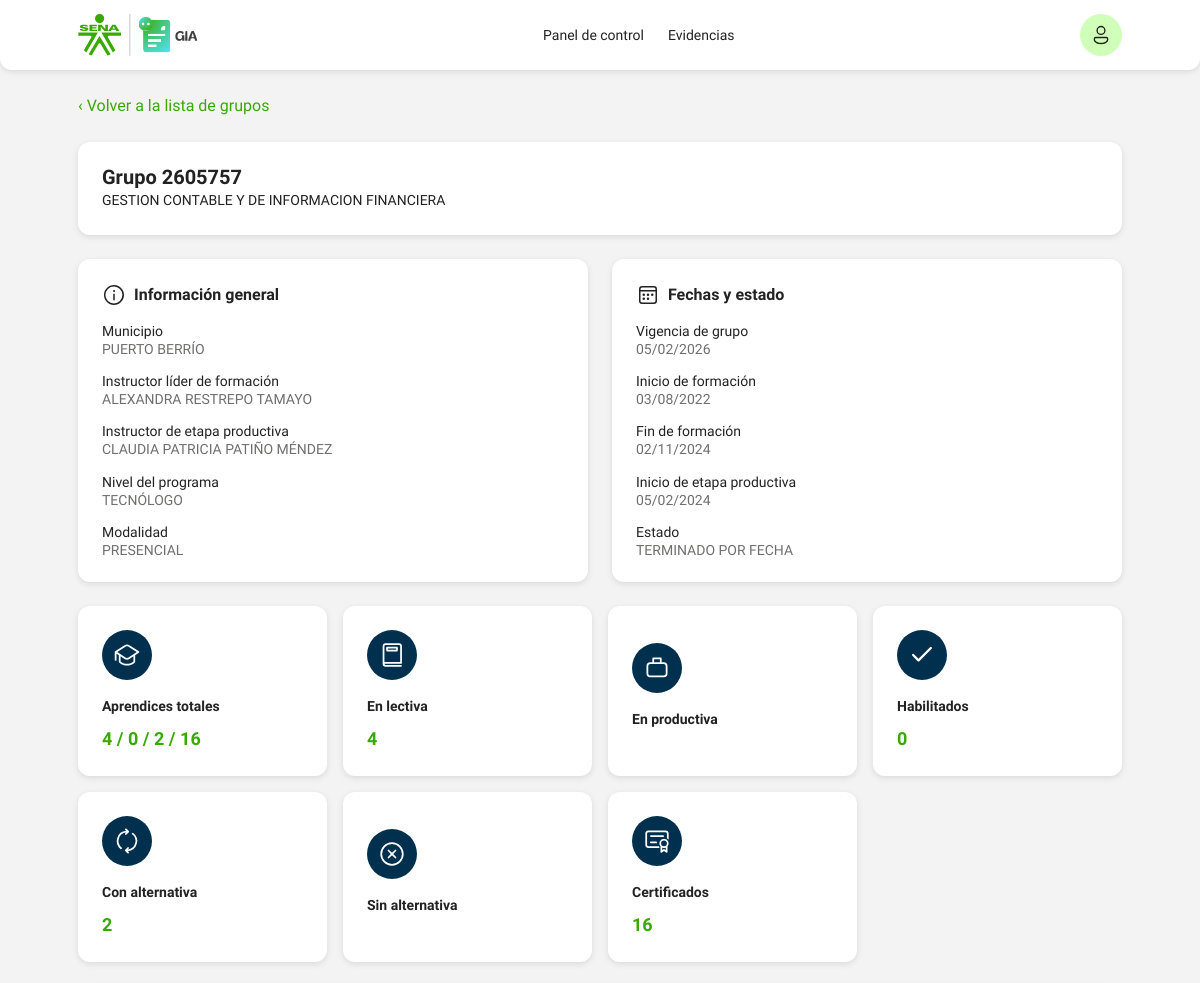
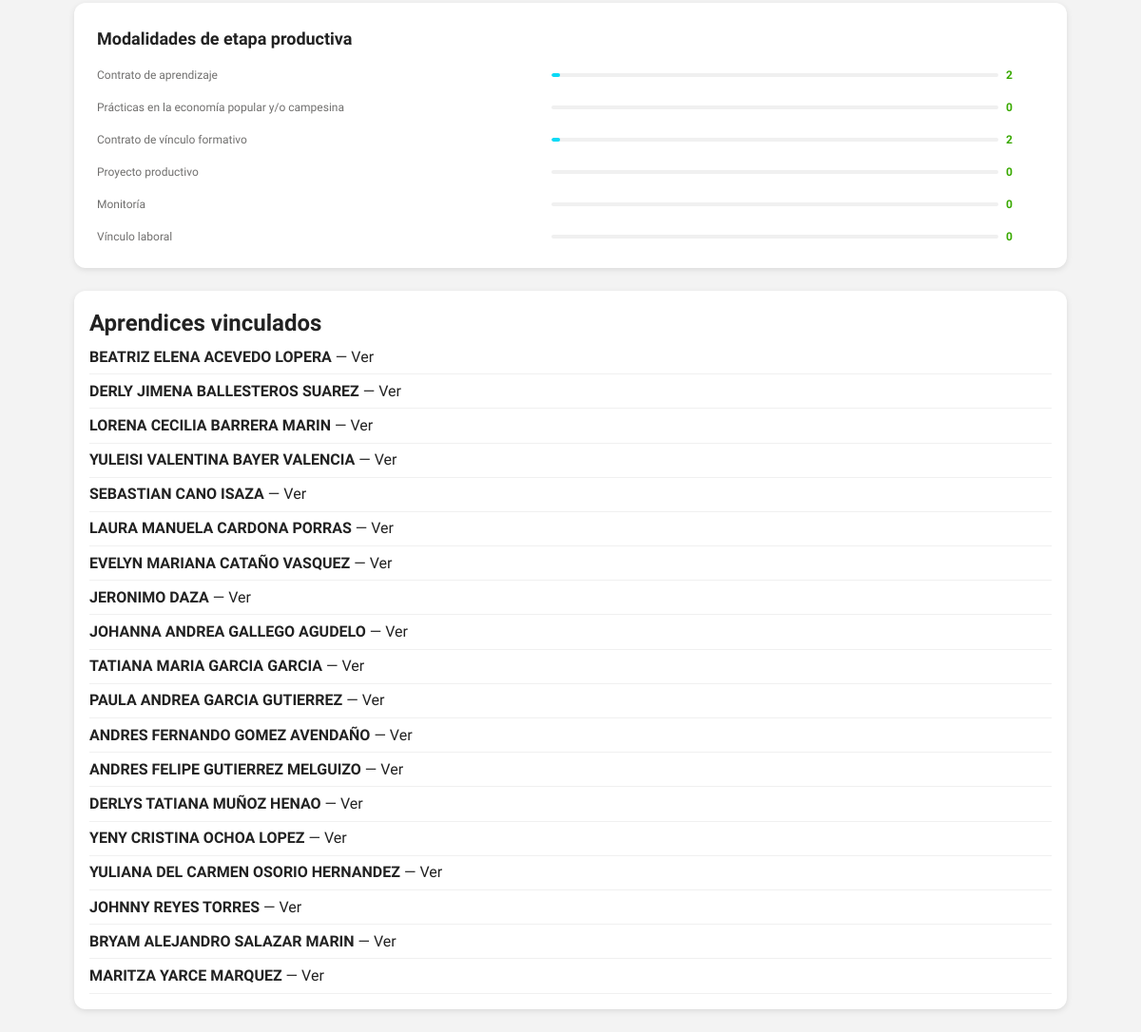
The page /groups/1 (signed in) on the database its author committed (2 pictures, top to bottom).
### models/group.py (models this page shows)
class TrainingGroup(db.Model):
    __tablename__ = "training_group"
    id = db.Column(db.Integer, primary_key=True)
    created_by = db.Column(db.Integer, db.ForeignKey("user.id"), nullable=False)
    group_number = db.Column(db.String(30), unique=True, nullable=False, index=True)
    program_name = db.Column(db.String(150), nullable=False)
    lead_instructor = db.Column(db.String(150), nullable=True)
    followup_instructor = db.Column(db.String(150), nullable=True)
    municipality = db.Column(db.String(120), nullable=True)
    program_level = db.Column(db.String(80), nullable=True)
    modality = db.Column(db.String(80), nullable=True)
    sofia_group_status = db.Column(db.String(80), nullable=True)
    group_validity = db.Column(db.String(80), nullable=True)
    group_start_date = db.Column(db.String(40), nullable=True)
    training_end_date = db.Column(db.String(40), nullable=True)
    ep_start_date = db.Column(db.String(40), nullable=True)
    apprentices_statistics = db.Column(db.String(120), nullable=True)
    apprentices_training = db.Column(db.String(30), nullable=True)
    apprentices_enabled = db.Column(db.String(30), nullable=True)
    apprentices_rap_pending = db.Column(db.String(30), nullable=True)
    apprentices_practice = db.Column(db.String(30), nullable=True)
    apprentices_without_alternative = db.Column(db.String(30), nullable=True)
    apprentices_certified = db.Column(db.String(30), nullable=True)
    productive_modalities = db.Column(db.String(120), nullable=True)
    learning_contract = db.Column(db.String(30), nullable=True)
    internship = db.Column(db.String(30), nullable=True)
    productive_project = db.Column(db.String(30), nullable=True)
    employment_link = db.Column(db.String(30), nullable=True)
    apprentices = db.relationship(
        "Apprentice",
        back_populates="group",
        lazy="select",
    )
    evidence_activities = db.relationship(
        "EvidenceActivity",
        back_populates="group",
        lazy="select",
        cascade="all, delete-orphan",
    )
    RECORD_FIELDS = [
        ('consecutive', 'CONSECUTIVO'),
        ('group_number', 'N° DE FICHA'),
        ('lead_instructor', 'NOMBRE DE INSTRUCTOR(A) LÍDER DE LA FICHA'),
        ('followup_instructor', 'NOMBRE DE INSTRUCTOR(A) DE SEGUIMIENTO ETAPA PRODUCTIVA (EP)'),
        ('program_name', 'NOMBRE DEL PROGRAMA DE FORMACIÓN'),
        ('municipality', 'MUNICIPIO'),
        ('program_level', 'NIVEL DE PROGRAMA'),
        ('modality', 'MODALIDAD'),
        ('sofia_group_status', 'ESTADO DE LA FICHA EN SOFÍAPLUS'),
        ('group_start_date', 'FECHA INICIO DE LA FICHA EN SOFIAPLUS'),
        ('training_end_date', 'FECHA FIN DE LA FORMACIÓN EN SOFIAPLUS'),
        ('ep_start_date', 'FECHA INICIO DE ETAPA PRODUCTIVA'),
        ('group_validity', 'VIGENCIA DE LA FICHA'),
        ('apprentices_training', 'APRENDICES EN FORMACIÓN'),
        ('apprentices_enabled', 'APRENDICES HABILITADOS PARA INICIAR ETAPA PRODUCTIVA'),
        ('apprentices_rap_pending', 'APRENDICES QUE DEBEN RAP'),
        ('apprentices_practice', 'APRENDICES EN PRÁCTICA'),
        ('learning_contract', 'CONTRATO DE APRENDIZAJE'),
        ('internship', 'PASANTIA'),
        ('productive_project', 'PROYECTO PRODUCTIVO'),
        ('apprentices_without_alternative', 'APRENDICES SIN ALTERNATIVA DE PRÁCTIVA'),
        ('apprentices_certified', 'APRENDICES CERTIFICADOS'),
    ]

### models/apprentice.py (models this page shows)
class Apprentice(db.Model):
    __tablename__ = "apprentice"
    id = db.Column(db.Integer, primary_key=True)
    created_by = db.Column(db.Integer, db.ForeignKey("user.id"), nullable=False)
    student_user_id = db.Column(db.Integer, db.ForeignKey("user.id"), nullable=True)
    group_id = db.Column(db.Integer, db.ForeignKey("training_group.id"), nullable=True, index=True)
    group_number = db.Column(db.String(30), nullable=False, index=True)
    document_type = db.Column(db.String(30), nullable=False)
    document_number = db.Column(db.String(30), unique=True, nullable=False, index=True)
    first_names = db.Column(db.String(120), nullable=False)
    last_names = db.Column(db.String(120), nullable=False)
    gender = db.Column(db.String(20), nullable=True)
    phone = db.Column(db.String(30), nullable=True)
    email = db.Column(db.String(150), nullable=True)
    municipality_origin = db.Column(db.String(120), nullable=True)
    program_name = db.Column(db.String(150), nullable=True)
    program_level = db.Column(db.String(80), nullable=True)
    group_validity = db.Column(db.String(80), nullable=True)
    lead_instructor = db.Column(db.String(150), nullable=True)
    followup_instructor = db.Column(db.String(150), nullable=True)
    followup_instructor_email = db.Column(db.String(150), nullable=True)
    ep_modality = db.Column(db.String(120), nullable=True)
    sofia_status = db.Column(db.String(80), nullable=True)
    practice_start_date = db.Column(db.String(40), nullable=True)
    practice_end_date = db.Column(db.String(40), nullable=True)
    followup_moment1_start = db.Column(db.String(40), nullable=True)
    followup_moment1_end = db.Column(db.String(40), nullable=True)
    followup_moment2_start = db.Column(db.String(40), nullable=True)
    followup_moment2_end = db.Column(db.String(40), nullable=True)
    followup_moment3_start = db.Column(db.String(40), nullable=True)
    followup_moment3_end = db.Column(db.String(40), nullable=True)
    followup_moment4_start = db.Column(db.String(40), nullable=True)
    followup_moment4_end = db.Column(db.String(40), nullable=True)
    company_name = db.Column(db.String(150), nullable=True)
    company_municipality = db.Column(db.String(120), nullable=True)
    company_address = db.Column(db.String(180), nullable=True)
    coformador_name = db.Column(db.String(150), nullable=True)
    coformador_email = db.Column(db.String(150), nullable=True)
    coformador_phone = db.Column(db.String(30), nullable=True)
    arl_responsible = db.Column(db.String(150), nullable=True)
    continues_company = db.Column(db.String(30), nullable=True)
    individual_management = db.Column(db.Text, nullable=True)
    followup_moments = db.Column(db.String(200), nullable=True)
    evaluation_date = db.Column(db.String(40), nullable=True)
    english_results = db.Column(db.String(120), nullable=True)
    created_at = db.Column(db.DateTime, default=datetime.utcnow)
    group = db.relationship("TrainingGroup", back_populates="apprentices", lazy="joined")
    bitacoras = db.relationship(
        "Bitacora",
        backref="apprentice",
        lazy="select",
        cascade="all, delete-orphan",
        order_by="desc(Bitacora.created_at)",
    )
    student_user = db.relationship("User", foreign_keys=[student_user_id], lazy="select")
    evidence_submissions = db.relationship(
        "EvidenceSubmission",
        back_populates="apprentice",
        lazy="select",
        cascade="all, delete-orphan",
    )
    @property
    def full_name(self):
        return f"{self.first_names} {self.last_names}".strip()

### routes/groups.py (the view)
@groups_bp.route("/<int:id>")
@login_required
def detail(id):
    group = TrainingGroup.query.get_or_404(id)
    record_fields = getattr(TrainingGroup, "RECORD_FIELDS", [])
    row = {}
    for key, _label in record_fields:
        if key == "consecutive":
            continue
        try:
            value = getattr(group, key)
        except Exception:
            value = None
        row[key] = format_value(value)
    ensure_group_submissions(group)
    db.session.commit()
    apprentices = Apprentice.query.filter_by(group_id=group.id).order_by(Apprentice.last_names, Apprentice.first_names).all()
    return render_template(
        "groups/detail.html",
        group=group,
        group_record_fields=record_fields,
        row=row,
        apprentices=apprentices,
    )

### templates/groups/detail.html (shortened to what this page needs)
{% extends "base.html" %}
{% block content %}
{% if back_url is defined and back_url %}
  <a class="back-link" href="{{ back_url }}">‹ Volver a la lista de grupos</a>
{% else %}
  <a class="back-link" href="{{ url_for('groups.index') }}">‹ Volver a la lista de grupos</a>
{% endif %}
{% set record = group %}
<section class="hero-card hero-card--blue">
    <div>
        <h1>Grupo {{ record.group_number }}</h1>
        <p>{{ record.program_name or '' }}</p>
    </div>
</section>
<section class="detail-layout detail-layout--two" style="margin-top:1rem;">
    <article class="info-card">
        <h2>
    <span class="info-card__icon" aria-hidden="true">
    </span>
    Información general
  </h2>
        <div class="info-card__body">
            <dl>
                <dt>Municipio</dt><dd>{{ row.get('municipality', record.municipality or 'Sin dato') }}</dd>
                <dt>Instructor líder de formación</dt><dd>{{ row.get('lead_instructor', record.lead_instructor or 'Sin instructor') }}</dd>
                <dt>Instructor de etapa productiva</dt><dd>{{ row.get('followup_instructor', record.followup_instructor or 'Sin instructor') }}</dd>
                <dt>Nivel del programa</dt><dd>{{ row.get('program_level', record.program_level or 'Sin dato') }}</dd>
                <dt>Modalidad</dt><dd>{{ row.get('modality', record.modality or 'Sin dato') }}</dd>
            </dl>
        </div>
    </article>
    <article class="info-card">
        <h2>
    <span class="info-card__icon" aria-hidden="true">
    </span>
    Fechas y estado
  </h2>
        <div class="info-card__body">
            <dl>
                <dt>Vigencia de grupo</dt><dd>{{ row.get('group_validity', record.group_validity or 'Sin dato') }}</dd>
                <dt>Inicio de formación</dt><dd>{{ row.get('group_start_date', record.group_start_date or 'Sin dato') }}</dd>
                <dt>Fin de formación</dt><dd>{{ row.get('training_end_date', record.training_end_date or 'Sin dato') }}</dd>
                <dt>Inicio de etapa productiva</dt><dd>{{ row.get('ep_start_date', record.ep_start_date or 'Sin dato') }}</dd>
                <dt>Estado</dt><dd>{{ row.get('sofia_group_status', record.sofia_group_status or 'Sin estado') }}</dd>
            </dl>
        </div>
    </article>
</section>
<section class="stats-grid" style="margin-top:24px;">
    <article class="stat-card">
      <span class="stat-icon">
      </span>
      <h3>Aprendices totales</h3>
      <strong>{{ row.get('apprentices_statistics', record.apprentices_statistics or '0') }}</strong>
    </article>
    <article class="stat-card">
      <span class="stat-icon">
      </span>
      <h3>En lectiva</h3>
      <strong>{{ row.get('apprentices_training', record.apprentices_training or '0') }}</strong>
    </article>
    <article class="stat-card">
      <span class="stat-icon">
      </span>
      <h3>En productiva</h3>
    </article>
    <article class="stat-card">
      <span class="stat-icon">
        <svg class="icon" viewBox="0 0 24 24" fill="currentColor" aria-label="Checkmark">
          <path d="M20.285 6.707a1 1 0 0 0-1.414-1.414L9 15.164l-3.871-3.87a1 1 0 0 0-1.414 1.414l4.578 4.578a1 1 0 0 0 1.414 0l10.578-10.579Z"/>
        </svg>
      </span>
      <h3>Habilitados</h3>
      <strong>{{ row.get('apprentices_enabled', record.apprentices_enabled or '0') }}</strong>
    </article>
    <article class="stat-card">
      <span class="stat-icon">
      </span>
      <h3>Con alternativa</h3>
      <strong>{{ row.get('learning_contract', record.learning_contract or '0') }}</strong>
    </article>
    <article class="stat-card">
      <span class="stat-icon">
      </span>
      <h3>Sin alternativa</h3>
    </article>
    <article class="stat-card">
      <span class="stat-icon">
      </span>
      <h3>Certificados</h3>
      <strong>{{ row.get('apprentices_certified', record.apprentices_certified or '0') }}</strong>
    </article>
</section>
<section class="panel metric-panel" style="margin-top:1rem;">
    <h2>Modalidades de etapa productiva</h2>
    <div class="progress-list progress-list--two">
        <div>
          <span>Contrato de aprendizaje</span>
          <meter min="0" max="100" value="{{ row.get('learning_contract', record.learning_contract or 0) }}"></meter>
          <strong>{{ row.get('learning_contract', record.learning_contract or 0) }}</strong>
        </div>
        <div>
          <span>Prácticas en la economía popular y/o campesina</span>
          <meter min="0" max="100" value="{{ row.get('internship', record.internship or 0) }}"></meter>
          <strong>{{ row.get('internship', record.internship or 0) }}</strong>
        </div>
        <div>
          <span>Contrato de vínculo formativo</span>
          <meter min="0" max="100" value="{{ row.get('learning_contract', record.learning_contract or 0) }}"></meter>
          <strong>{{ row.get('learning_contract', record.learning_contract or 0) }}</strong>
        </div>
        <div>
          <span>Proyecto productivo</span>
          <meter min="0" max="100" value="{{ row.get('productive_project', record.productive_project or 0) }}"></meter>
          <strong>{{ row.get('productive_project', record.productive_project or 0) }}</strong>
        </div>
        <div>
          <span>Monitoría</span>
          <meter min="0" max="100" value="{{ row.get('internship', record.internship or 0) }}"></meter>
          <strong>{{ row.get('internship', record.internship or 0) }}</strong>
        </div>
        <div>
          <span>Vínculo laboral</span>
          <meter min="0" max="100" value="{{ row.get('employment_link', record.employment_link or 0) }}"></meter>
          <strong>{{ row.get('employment_link', record.employment_link or 0) }}</strong>
        </div>
    </div>
</section>
<section class="panel" style="margin-top:1rem;">
  <h2>Aprendices vinculados</h2>
  {% set apprentices_list = apprentices if apprentices is defined else [] %}
  {% if apprentices_list %}
    <ul class="apprentice-list">
      {% for a in apprentices_list %}
        <li>
          <strong>{{ a.full_name if a.full_name is defined else (a.first_names ~ ' ' ~ a.last_names) }}</strong>
          {% if has_endpoint('apprentices.detail') %}
            — <a href="{{ url_for('apprentices.detail', id=a.id) }}">Ver</a>
          {% endif %}
        </li>
      {% endfor %}
    </ul>
  {% else %}
    <p class="muted">No hay aprendices vinculados a esta ficha.</p>
  {% endif %}
</section>
{% endblock %}

### rows shown on the page
TrainingGroup: group_number "2605757", program_name "GESTION CONTABLE Y DE INFORMACION FINANCIERA", get "PUERTO BERRÍO", get "ALEXANDRA RESTREPO TAMAYO", get "CLAUDIA PATRICIA PATIÑO MÉNDEZ", get "TECNÓLOGO", get "PRESENCIAL", get "05/02/2026", get "03/08/2022", get "02/11/2024", get "05/02/2024", get "TERMINADO POR FECHA", get "4 / 0 / 2 / 16", get "4", get "0", get "2", get "16"
Apprentice: first_names+last_names "BEATRIZ ELENA ACEVEDO LOPERA"
Apprentice: first_names+last_names "DERLY JIMENA BALLESTEROS SUAREZ"
Apprentice: first_names+last_names "LORENA CECILIA BARRERA MARIN"
Apprentice: first_names+last_names "YULEISI VALENTINA BAYER VALENCIA"
Apprentice: first_names+last_names "SEBASTIAN CANO ISAZA"
Apprentice: first_names+last_names "LAURA MANUELA CARDONA PORRAS"
Apprentice: first_names+last_names "EVELYN MARIANA CATAÑO VASQUEZ"
Apprentice: first_names+last_names "JERONIMO DAZA"
Apprentice: first_names+last_names "JOHANNA ANDREA GALLEGO AGUDELO"
Apprentice: first_names+last_names "TATIANA MARIA GARCIA GARCIA"
Apprentice: first_names+last_names "PAULA ANDREA GARCIA GUTIERREZ"
Apprentice: first_names+last_names "ANDRES FERNANDO GOMEZ AVENDAÑO"
Apprentice: first_names+last_names "ANDRES FELIPE GUTIERREZ MELGUIZO"
Apprentice: first_names+last_names "DERLYS TATIANA MUÑOZ HENAO"
Apprentice: first_names+last_names "YENY CRISTINA OCHOA LOPEZ"
Apprentice: first_names+last_names "YULIANA DEL CARMEN OSORIO HERNANDEZ"
Apprentice: first_names+last_names "JOHNNY REYES TORRES"
Apprentice: first_names+last_names "BRYAM ALEJANDRO SALAZAR MARIN"
Apprentice: first_names+last_names "MARITZA YARCE MARQUEZ"
